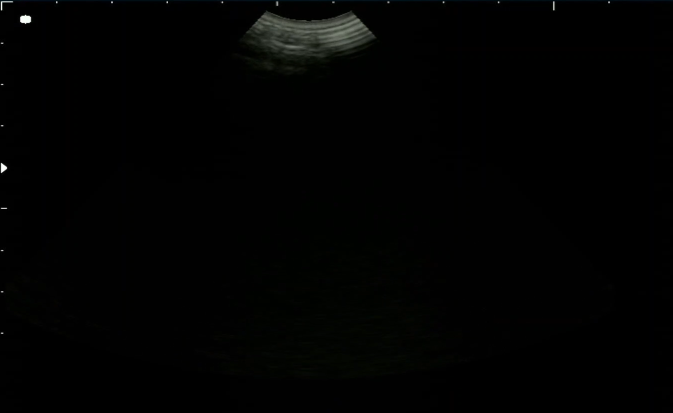
#> input picture images/image_01.png, 1345 x 825 px (shown at 1/2 size)
$ python get_angle.py
#> lines starting #> are read from the running program, lines starting #| are printed output that depends on the picture; after the words box and inside, x2 and y2 are one past the last pixel; in counts of white or black regions, pixels touching at a corner belong together; long printed decimals are rounded
import numpy as np
import cv2
import matplotlib.pyplot as plt
import math
from PIL import Image, ImageDraw


for i in range(4):
    print('szia Doma!')

def get_angle_with_Hough(original_image,line_threshold = 100):
    original_image_norm = cv2.normalize(original_image, None, 0, 255, cv2.NORM_MINMAX).astype(np.uint8)

    edges = cv2.Canny(original_image_norm, 100, 250)

    # Step 3: Detect lines using Hough Transform
    lines = cv2.HoughLines(edges, 1, np.pi / 180, threshold = line_threshold )

    # Draw detected lines on the edge-detected image
    edge_with_lines = cv2.cvtColor(edges, cv2.COLOR_GRAY2BGR)  # Convert to BGR for color lines
    if lines is not None:
        for rho, theta in lines[:, 0]:  # Iterate over detected lines
            if (np.rad2deg(theta) >= 25 and np.rad2deg(theta) <= 70) or (np.rad2deg(theta) >= 110 and np.rad2deg(theta) <= 155):

                a = np.cos(theta)
                b = np.sin(theta)
                x0 = a * rho
                y0 = b * rho
                x1 = int(x0 + 1000 * (-b))
                y1 = int(y0 + 1000 * (a))
                x2 = int(x0 - 1000 * (-b))
                y2 = int(y0 - 1000 * (a))
                cv2.line(edge_with_lines, (x1, y1), (x2, y2), (0, 0, 255), 2)
                print(f'This is the estimated angle by Hough Transformation estimation: {np.rad2deg(theta)}°')
                break


    else:
        return 0,0

    fig, axes = plt.subplots(1, 2, figsize=(15, 5))

    axes[0].imshow(original_image, cmap='gray')
    axes[0].set_title("Original Image")
    axes[0].axis("off")
    axes[1].imshow(edge_with_lines)
    axes[1].set_title("Hough Transform on Canny Original Image")
    axes[1].axis("off")

    plt.show()

    if theta > 90:
        return rho, theta-90
    else:
        return rho, theta


def get_angle_by_sampling(image,n=800):
    from_ = 200
    ref_col = image[from_:,10]
    till = np.argmax(ref_col)

    angles = []
    save_for_plotting = []
    for idx in range(n):

        a1,b1 = np.random.choice(np.arange(from_, from_+till+1),size=2,replace=False)

        temp_row = image[a1,5:].copy()  #Adjust Threshold.....
        temp_row2 = image[b1,5:].copy()
        if len(np.nonzero(temp_row)[0])>0 and len(np.nonzero(temp_row2)[0])>0:
            a0 = np.nonzero(temp_row)[0][0] # It is already binerized! no need to threshold

             # Adjust Threshold.....

            b0 = np.nonzero(temp_row2)[0][0] # It is already binerized! no need to threshold

            if a0 > b0:
                c = a0-b0
                d = b1-a1
            else:
                c = b0-a0
                d = a1-b1

            alpha = math.degrees(math.sin(c/d))
            if alpha > 1 and a0 < len(temp_row)/2 and b0 < len(temp_row2)/2:
                angles.append(alpha)


            save_for_plotting = b0,b1

    return angles,save_for_plotting


# Here the functions get called ----------------------- you can change xxx.png/jpg here... ----------------------------

original_image = cv2.imread('images/image_01.png',cv2.IMREAD_GRAYSCALE).astype(float)
#> original_image: shape (825, 1345) float64; min 0, max 255, mean 1.6

temp_threshold =100
while temp_threshold>0:
    rho,theta = get_angle_with_Hough(original_image,line_threshold=temp_threshold)
    if theta == 0:
        temp_threshold = temp_threshold-3
    else:
        break
#> this loop made 17 passes
#> (rho, theta) on passes 1 to 12: (0, 0), (0, 0), (0, 0), (0, 0), (0, 0), (0, 0), (0, 0), (0, 0), (0, 0), (0, 0), (0, 0), (0, 0)
#> (lines in get_angle_with_Hough, rho, theta) on pass 17: ([[-499, 2.39], [-490, 2.37]], -499, 2.39)
#> pass 1, in get_angle_with_Hough, `edges = cv2.Canny(original_image_norm, 100, 250)`:
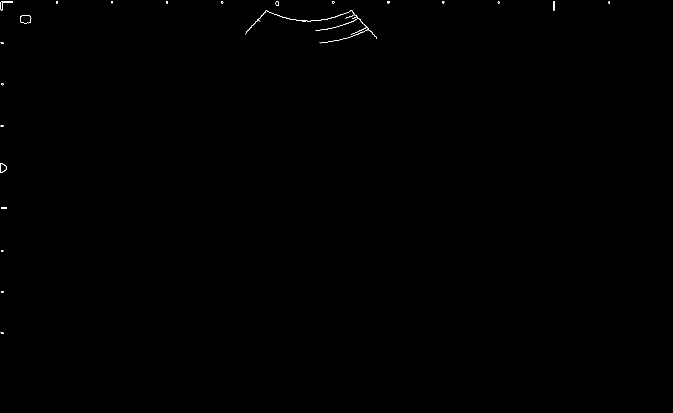
#> edges: shape (825, 1345) (shown at 1/2 size); 0.11% white in thin lines or dots, all inside (x1, y1, x2, y2) = (1, 2, 1220, 668)
#> after the loop, temp_threshold = 52

original_image[original_image<10] = 0
original_image[original_image>=10] = 255
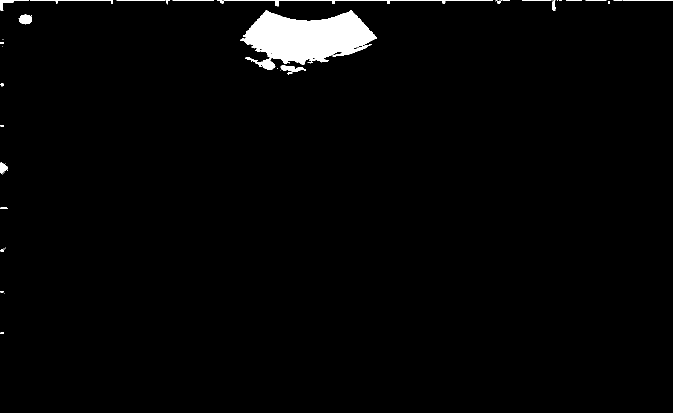
#> original_image: shape (825, 1345) float64 (shown at 1/2 size); 2% white; 57 white regions (29 under 20 px), largest, box (x1, y1, x2, y2) and area: (481, 20, 754, 140) 19385, (448, 0, 891, 13) 901, (39, 29, 63, 49) 369

angles,point = get_angle_by_sampling(original_image)
#> in get_angle_by_sampling, `ref_col = image[from_:,10]`: ref_col = 625 values, max 255 at index 131, min 0 at index 0, mean 5.71
#> in get_angle_by_sampling, `till = np.argmax(ref_col)`: till = 131
#> the loop in get_angle_by_sampling, `for idx in range(n): ` made 800 passes
#> save_for_plotting on passes 117, 359, 393, 446: (0, 331), (0, 250), (0, 327), (0, 330)
#> after the loop in get_angle_by_sampling, `for idx in range(n):`: angles = []
#> angles = []; point = (0, 330)

angles = np.array(angles)
#> angles = empty array

angles = 90 - angles # changing the reference angle...

bins = 60
counts, bin_edges = np.histogram(angles, bins=bins)
#> counts = 60 values from 0 to 0; bin_edges = 61 values from 0 to 1

# Find the bin with the highest frequency
max_bin_index = np.argmax(counts)
#> max_bin_index = 0

# Get the edges of this bin
bin_start = bin_edges[max_bin_index]
#> bin_start = 0
bin_end = bin_edges[max_bin_index + 1]
#> bin_end = 0.0167

# Filter angles that fall into this bin
angles_in_max_bin = angles[(angles >= bin_start) & (angles < bin_end)]
#> angles_in_max_bin = empty array

# Find the most frequent angle in this bin
unique_in_bin, counts_in_bin = np.unique(angles_in_max_bin, return_counts=True)
#> unique_in_bin = empty array; counts_in_bin = empty array
#> (the run stopped early here; a loop or call above may not have finished)

$ run again, with images/image_02.png copied over images/image_01.png
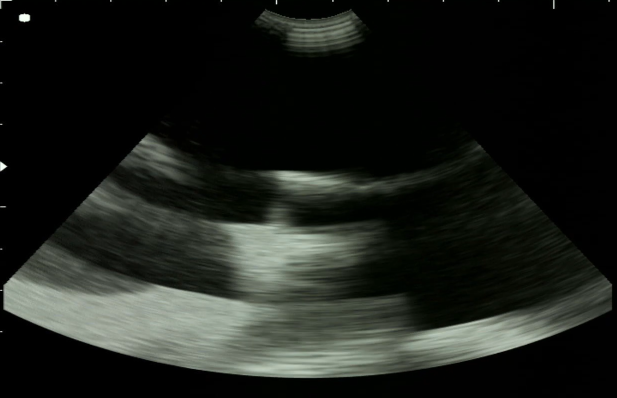
#> input picture images/image_02.png, 1233 x 795 px (shown at 1/2 size)
#> the loop `while temp_threshold>0:` made 1 pass
#> (rho, theta) on pass 1: (400, 0.768)
#> pass 1, in get_angle_with_Hough, `edges = cv2.Canny(original_image_norm, 100, 250)`:
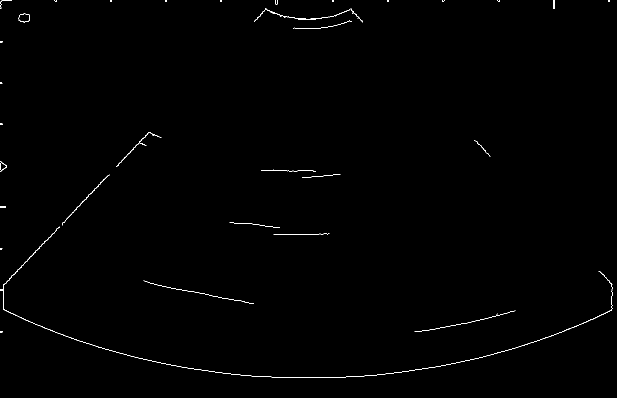
#> edges: shape (795, 1233) (shown at 1/2 size); 0.39% white in thin lines or dots
#> after the loop `while temp_threshold>0:`: temp_threshold = 100
#> ref_col = 595 values, max 255 at index 129, min 0 at index 0, mean 29.14
#> till = 129
#> the loop in get_angle_by_sampling, `for idx in range(n): ` made 800 passes
#> (a0, b0, c, alpha, save_for_plotting) on passes 2, 8, 12, 13, 16, 19, 20, 22: (277, 273, 4, 41.1, (273, 283)), (261, 279, 18, 46.52, (279, 277)), (264, 277, 13, 43.67, (277, 278)), (263, 289, 26, 48.21, (289, 268)), (238, 280, 42, 46.04, (280, 276)), (238, 259, 21, 46.76, (259, 299)), (290, 285, 5, 48.21, (285, 271)), (288, 263, 25, 48.21, (263, 294))
#> after the loop in get_angle_by_sampling, `for idx in range(n):`: angles = 229 values, max 57.27 at index 178, min 4.79 at index 130, mean 46.3
#> `angles,point = get_angle_by_sampling(original_image)`: point = (283, 274)
#> `angles = 90 - angles`: angles = 229 values, max 85.21 at index 130, min 32.73 at index 178, mean 43.7
#> counts = 60 values, max 37 at index 12, min 0 at index 25, mean 3.82; bin_edges = 61 values from 32.73 to 85.21
#> max_bin_index = 12
#> bin_start = 43.22
#> bin_end = 44.1
#> angles_in_max_bin = 37 values, max 44.04 at index 11, min 43.24 at index 2, mean 43.61
#> unique_in_bin = [43.24, 43.28, 43.32, 43.39, 43.48, 43.58, 43.62, 43.63, 43.65, 43.75, 43.77, 43.88, 43.96, 44.04]; counts_in_bin = [2, 2, 4, 1, 7, 4, 1, 2, 1, 2, 2, 3, 5, 1]
#> max_count_index_in_bin = 4
#> most_frequent_angle_in_bin = 43.48
#| This is the estimated angle by Monte Carlo estimation: 43.483°
#> angle_rad = 0.759
#> dx = 14.51
#> dy = -13.76
#> x_end = 297
#> y_end = 260
#> x_start = 268
#> y_start = 287
#> image: PIL image 795x1233 RGB; every value is 255
#> `plt.show()`:
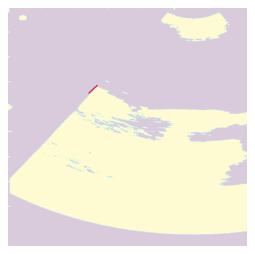
#> figure drawn by matplotlib, 1 panel

$ run again, with images/image.png copied over images/image_01.png
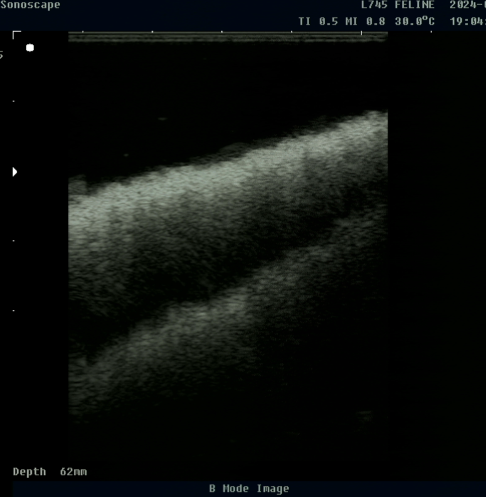
#> input picture images/image.png, 972 x 994 px (shown at 1/2 size)
#> the loop `while temp_threshold>0:` made 1 pass
#> (rho, theta) on pass 1: (9, 1.61)
#> pass 1, in get_angle_with_Hough, `edges = cv2.Canny(original_image_norm, 100, 250)`:
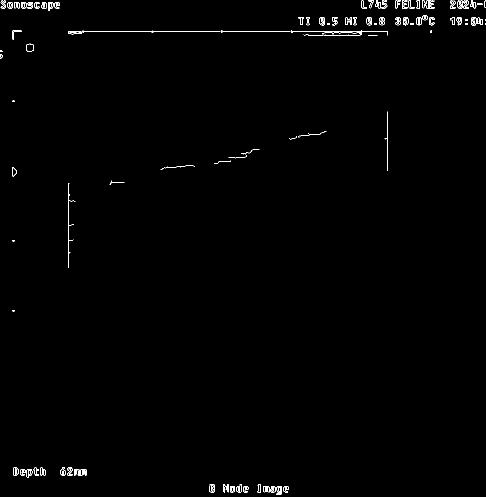
#> edges: shape (994, 972) (shown at 1/2 size); 0.63% white in thin lines or dots
#> after the loop `while temp_threshold>0:`: temp_threshold = 100
#> `original_image[original_image>=10] = 255`:
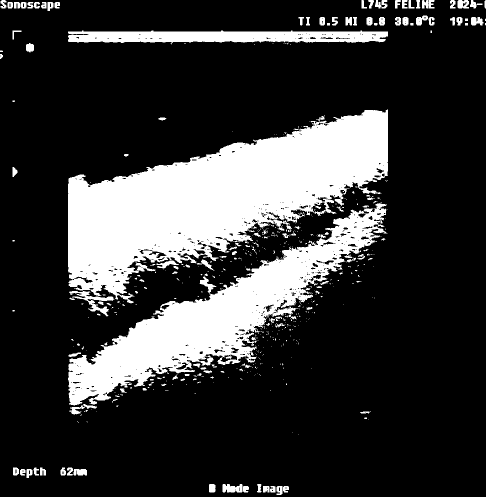
#> original_image: shape (994, 972) float64 (shown at 1/2 size); 21.8% white; 563 white regions (424 under 20 px), largest, box (x1, y1, x2, y2) and area: (136, 219, 776, 607) 116537, (136, 405, 775, 811) 65335, (136, 61, 776, 89) 13030
#> ref_col = 794 values from 0 to 0
#> till = 0
#> after the loop in get_angle_by_sampling, `for idx in range(n):`: angles = []
